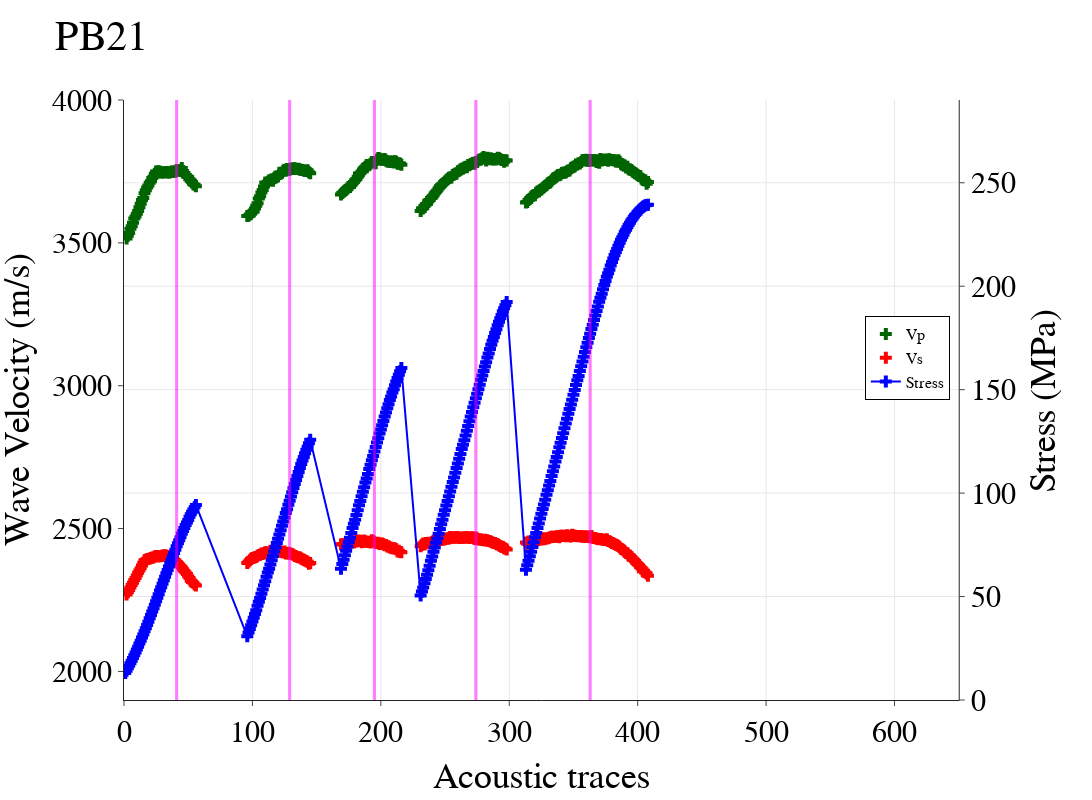

Notebook source saved alongside this figure:
### Code cell
fig = make_subplots(specs=[[{"secondary_y": True}]])

fig.add_trace(go.Scatter(x = Traces_PB21, y = Pvel_PB21,  mode='markers', marker_symbol='cross', name='Vp', marker=dict(color='darkgreen',size=10)))
fig.add_trace(go.Scatter(x = Traces_PB21, y = Svel_PB21,  mode='markers', marker_symbol='cross', name='Vs', marker=dict(color='red',size=10)))
fig.add_trace(go.Scatter(x = Traces_PB21, y = Stress_PB21,  mode='lines+markers', marker_symbol='cross', name='Stress', marker=dict(color='blue',size=10)), secondary_y=True)

# fig.add_trace(go.Scatter(x = Traces_PB21, y = TotalP_PB21,  mode='lines+markers', marker_symbol='cross', name='Total Vp', marker=dict(color='blue',size=5)))
# fig.add_trace(go.Scatter(x = Traces_PB21, y = TotalS_PB21,  mode='lines+markers', marker_symbol='cross', name='Total Vs', marker=dict(color='orange',size=5)), secondary_y=True)

fig.update_layout(template="simple_white", autosize=False, width=1400, height=800,
    title="PB21",
    xaxis_title="Acoustic traces",
    yaxis_title="Wave Velocity (m/s)",
    yaxis2_title='Stress (MPa)',
    font=dict(
        family="New Times Roman",
        size=30,
        color="Black"
    ),
    legend=dict(title=None, orientation='v', y=0.5, yanchor="bottom", x=0.93, xanchor="right", font=dict(size = 16), bordercolor='black', borderwidth=1)
)

# plotly manual axis adjustments
fig.update_yaxes(range=[1900,4000], secondary_y=False)
fig.update_yaxes(range=[0,290], secondary_y=True)
fig.update_xaxes(range=[0,650])
fig.update_yaxes(showgrid=True)
fig.update_xaxes(showgrid=True)
fig['layout']['yaxis']['showgrid'] = False

# fig.update_yaxes(rangemode='tozero', scaleanchor='y', scaleratio=1, constraintoward='bottom', secondary_y=True)
# fig.update_yaxes(rangemode='tozero', scaleanchor='y2', scaleratio=0.1, constraintoward='bottom', secondary_y=False)
fig.add_vline(x=41, line_width=3, line_color="fuchsia")
fig.add_vline(x=41, line_width=3, line_color="fuchsia")
fig.add_vline(x=129, line_width=3, line_color="fuchsia")
fig.add_vline(x=129, line_width=3, line_color="fuchsia")
fig.add_vline(x=195, line_width=3, line_color="fuchsia")
fig.add_vline(x=195, line_width=3, line_color="fuchsia")
fig.add_vline(x=274, line_width=3, line_color="fuchsia")
fig.add_vline(x=274, line_width=3, line_color="fuchsia")
fig.add_vline(x=363, line_width=3, line_color="fuchsia")
fig.add_vline(x=363, line_width=3, line_color="fuchsia")

fig.show()

### Figure 1 — Plotly figure (JSON) as saved in the notebook; plotly's stock layout.template omitted (floating-point values rounded to 4 significant figures; data arrays with more than 128 entries replaced by an {"elided": "..."} marker saying what was removed)
{"data": [{"marker": {"color": "darkgreen", "size": 10, "symbol": "cross"}, "mode": "markers", "name": "Vp", "type": "scatter", "x": {"elided": "318 int values"}, "y": {"elided": "318 float values"}}, {"marker": {"color": "red", "size": 10, "symbol": "cross"}, "mode": "markers", "name": "Vs", "type": "scatter", "x": {"elided": "318 int values"}, "y": {"elided": "318 float values"}}, {"marker": {"color": "blue", "size": 10, "symbol": "cross"}, "mode": "lines+markers", "name": "Stress", "type": "scatter", "x": {"elided": "318 int values"}, "xaxis": "x", "y": {"elided": "318 float values"}, "yaxis": "y2"}], "layout": {"autosize": false, "font": {"color": "Black", "family": "New Times Roman", "size": 30}, "height": 800, "legend": {"bordercolor": "black", "borderwidth": 1, "font": {"size": 16}, "orientation": "v", "title": {}, "x": 0.93, "xanchor": "right", "y": 0.5, "yanchor": "bottom"}, "shapes": [{"line": {"color": "fuchsia", "width": 3}, "type": "line", "x0": 41, "x1": 41, "xref": "x", "y0": 0, "y1": 1, "yref": "y domain"}, {"line": {"color": "fuchsia", "width": 3}, "type": "line", "x0": 41, "x1": 41, "xref": "x", "y0": 0, "y1": 1, "yref": "y domain"}, {"line": {"color": "fuchsia", "width": 3}, "type": "line", "x0": 129, "x1": 129, "xref": "x", "y0": 0, "y1": 1, "yref": "y domain"}, {"line": {"color": "fuchsia", "width": 3}, "type": "line", "x0": 129, "x1": 129, "xref": "x", "y0": 0, "y1": 1, "yref": "y domain"}, {"line": {"color": "fuchsia", "width": 3}, "type": "line", "x0": 195, "x1": 195, "xref": "x", "y0": 0, "y1": 1, "yref": "y domain"}, {"line": {"color": "fuchsia", "width": 3}, "type": "line", "x0": 195, "x1": 195, "xref": "x", "y0": 0, "y1": 1, "yref": "y domain"}, {"line": {"color": "fuchsia", "width": 3}, "type": "line", "x0": 274, "x1": 274, "xref": "x", "y0": 0, "y1": 1, "yref": "y domain"}, {"line": {"color": "fuchsia", "width": 3}, "type": "line", "x0": 274, "x1": 274, "xref": "x", "y0": 0, "y1": 1, "yref": "y domain"}, {"line": {"color": "fuchsia", "width": 3}, "type": "line", "x0": 363, "x1": 363, "xref": "x", "y0": 0, "y1": 1, "yref": "y domain"}, {"line": {"color": "fuchsia", "width": 3}, "type": "line", "x0": 363, "x1": 363, "xref": "x", "y0": 0, "y1": 1, "yref": "y domain"}], "title": {"text": "PB21"}, "width": 1400, "xaxis": {"anchor": "y", "domain": [0, 0.94], "range": [0, 650], "showgrid": true, "title": {"text": "Acoustic traces"}}, "yaxis": {"anchor": "x", "domain": [0, 1], "range": [1900, 4000], "showgrid": false, "title": {"text": "Wave Velocity (m/s)"}}, "yaxis2": {"anchor": "x", "overlaying": "y", "range": [0, 290], "showgrid": true, "side": "right", "title": {"text": "Stress (MPa)"}}}}
